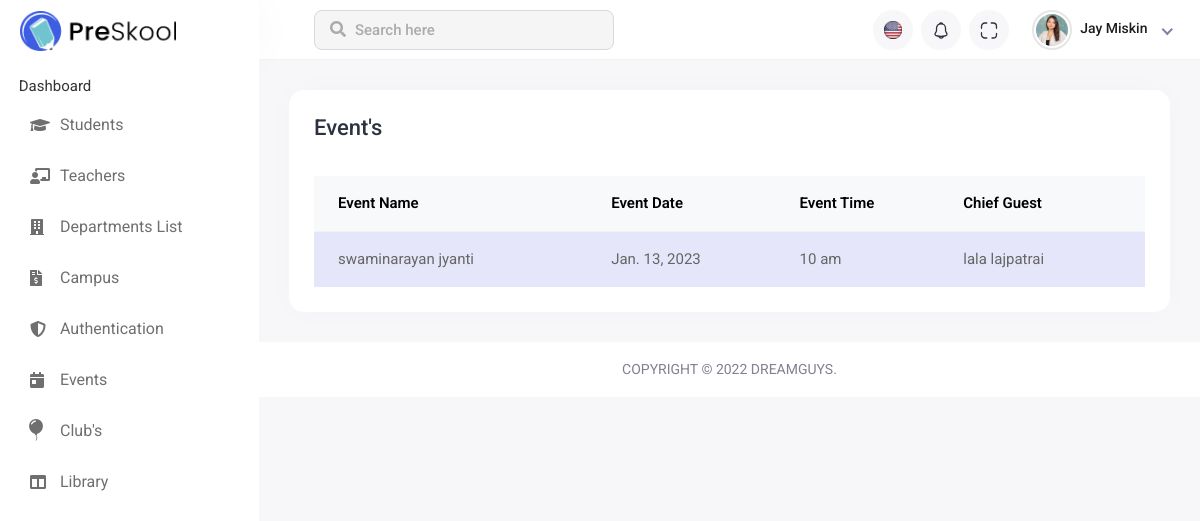
The page /event_page/ on the database as committed earlier.
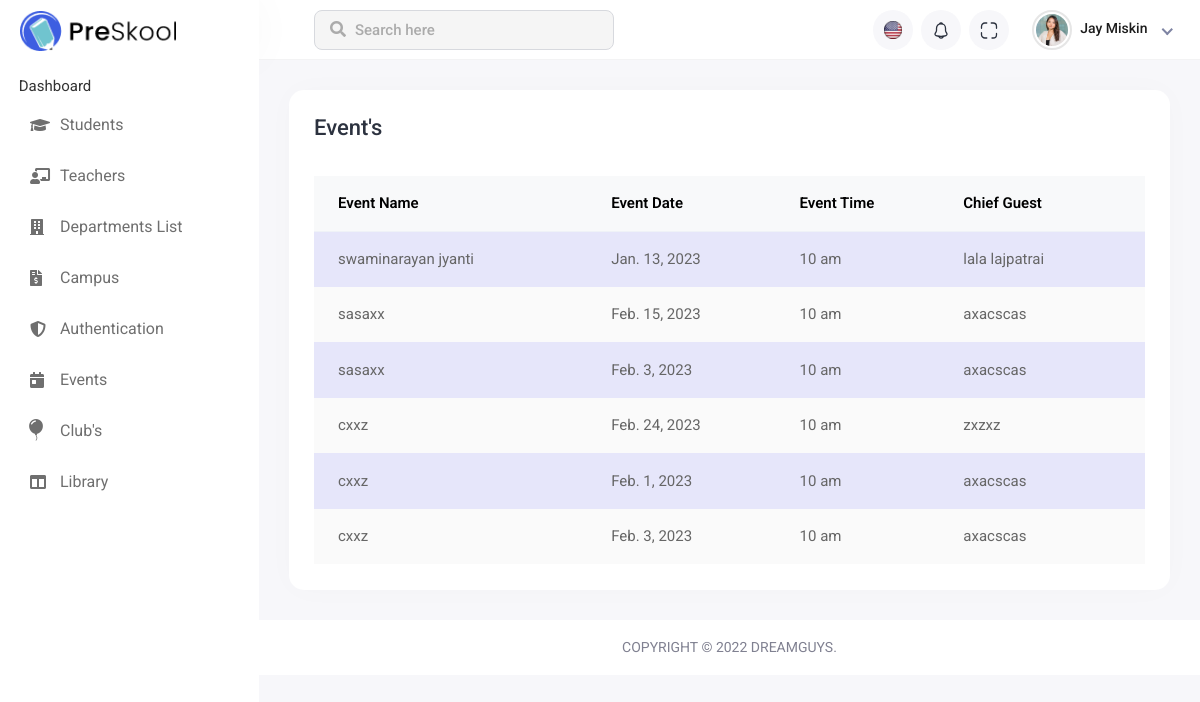
The same page on the database as committed later.
### institute_App/models.py (models this page shows, shortened)
class Common(models.Model):
    Master=models.ForeignKey(Master, on_delete=models.CASCADE)
    Name=models.CharField(max_length=50)
    DateOfBirth=models.DateField(default='2022-11-21')
    DateOfJoining=models.DateField(default='2022-11-21')
    Address=models.CharField(max_length=100)
    class Meta:
        db_table="common"

class Event(models.Model):
    Event_Name=models.CharField(max_length=40)
    Event_Date=models.DateField(default='2022-11-21')
    Event_Time=models.CharField(max_length=10)
    Chief_Guest=models.CharField(max_length=10)
    class Meta:
        db_table='event'

### institute_App/views.py (the view)
# urls.py: path('event_page/',event_page,name='event_page'),
def event_page(request):
    event_data(request) #load event data
    return render(request,'event_page.html', data)

### institute_App/views.py (called while the page is built)
def event_data(request):
    event = Event.objects.all()
    data['event'] = event

### institute_App/templates/event_page.html (shortened to what this page needs)
{% extends 'base.html' %}
{% load static %}
{% block main_content %}
<div class="main-wrapper">
    <div class="header">
        <div class="header-left">
            <a href="{% static 'index-2.html' %}" class="logo">
                <img src="{% static 'assets/img/logo.png' %}" alt="Logo">
            </a>
        </div>
        <div class="top-nav-search">
            <form>
                <input type="text" class="form-control" placeholder="Search here">
                <button class="btn" type="submit"><i class="fas fa-search"></i></button>
            </form>
        </div>
        <ul class="nav user-menu">
            <li class="nav-item dropdown noti-dropdown language-drop me-2">
                <a href="#" class="dropdown-toggle nav-link header-nav-list" data-bs-toggle="dropdown">
                    <img src="{% static 'assets/img/icons/header-icon-01.svg' %}" alt="">
                </a>
            </li>
            <li class="nav-item dropdown noti-dropdown me-2">
                <a href="#" class="dropdown-toggle nav-link header-nav-list" data-bs-toggle="dropdown">
                    <img src="{% static 'assets/img/icons/header-icon-05.svg' %}" alt="">
                </a>
            </li>
            <li class="nav-item zoom-screen me-2">
                <a href="#" class="nav-link header-nav-list win-maximize">
                    <img src="{% static 'assets/img/icons/header-icon-04.svg' %}" alt="">
                </a>
            </li>
            <li class="nav-item dropdown has-arrow new-user-menus">
                <a href="#" class="dropdown-toggle nav-link" data-bs-toggle="dropdown">
                    <span class="user-img">
                        <img class="rounded-circle" src="{% static 'assets/img/profiles/avatar-01.jpg' %}" width="31"
                            alt="Ryan Taylor">
                        <div class="user-text">
                            <h6>{{user_data.first_name}} {{user_data.last_name}}</h6>
                        </div>
                    </span>
                </a>
            </li>
        </ul>
    </div>
    <div class="sidebar" id="sidebar">
        <div class="sidebar-inner slimscroll">
            <div id="sidebar-menu" class="sidebar-menu">
                <ul>
                    <li class="submenu" >
                        <span> Dashboard </span>
                        </li>
                    <li class="submenu">
                        <a href="#"><i class="fas fa-graduation-cap"></i> <span> Students</span> </a>
                    </li>
                    <li class="submenu">
                        <a href="#"><i class="fas fa-chalkboard-teacher"></i> <span> Teachers</span> </a>
                    </li>
                    <li>
                        <a href="{% url 'department_page' %}"><i class="fas fa-building"></i> <span> Departments List</span></a>
                    </li>
                    <li>
                        <a href="{% url 'maintenance_page' %}"><i class="fas fa-file-invoice-dollar"></i> <span> Campus</span></a>
                    </li>
                    <li class="submenu">
                        <a href="#"><i class="fas fa-shield-alt"></i> <span>Authentication </span> </a>
                    </li>
                    <li>
                        <a href="{% url 'event_page' %}"><i class="fas fa-calendar-day"></i> <span>Events</span></a>
                    </li>
                    <li>
                        <a href="{% url 'club_page' %}"><i class="bi bi-balloon-fill" style="font-size: 22px; margin-left: -5px;"></i> <span style="padding-left: 5px;">Club's</span></a>
                    </li>
                    <li class="submenu">
                        <a href="#"><i class="fas fa-columns"></i> <span> Library </span> </a>
                    </li>
                </ul>
            </div>
        </div>
    </div>
    <div class="page-wrapper">
        <div class="content container-fluid">
            <div class="row">
                <div class="col-sm-12">
                    <div class="card card-table comman-shadow">
                        <div class="card-body">
                            <div class="page-header">
                                <div class="row align-items-center">
                                    <div class="col">
                                        <h3 class="page-title">Event's</h3>
                                    </div>
                                </div>
                            </div>
                            <div class="table-responsive">
                                <table
                                    class="table border-0 star-student table-hover table-center mb-0 datatable table-striped">
                                    <thead class="student-thread">
                                        <tr>
                                            <th>Event Name</th>
                                            <th>Event Date</th>
                                            <th>Event Time</th>
                                            <th>Chief Guest</th>
                                        </tr>
                                    </thead>
                                    <tbody>
                                        {% for S_data in event %}
                                        <tr>
                                            <td>{{S_data.Event_Name}}</td>
                                            <td>{{S_data.Event_Date}}</td>
                                            <td>{{S_data.Event_Time}}</td>
                                            <td>{{S_data.Chief_Guest}}</td>
                                        </tr>
                                        {% endfor %}
                                    </tbody>
                                </table>
                            </div>
                        </div>
                    </div>
                </div>
            </div>
        </div>
        <footer>
            <p>Copyright © 2022 Dreamguys.</p>
        </footer>
    </div>
</div>
{% endblock %}

### institute_App/templates/base.html (shortened to what this page needs)
<!DOCTYPE html>
<html lang="en">
{% load static %}
<head>
    <link rel="stylesheet" href="{%static 'assets/plugins/bootstrap/css/bootstrap.min.css' %}">
    <link rel="stylesheet" href="{%static 'assets/plugins/feather/feather.css' %}">
    <link rel="stylesheet" href="{%static 'assets/plugins/icons/flags/flags.css' %}">
    <link rel="stylesheet" href="{%static 'assets/plugins/fontawesome/css/fontawesome.min.css' %}">
    <link rel="stylesheet" href="{%static 'assets/plugins/fontawesome/css/all.min.css' %}">
    <link rel="stylesheet" href="{%static 'assets/css/style.css' %}">
    <link rel="stylesheet" href="https://cdn.jsdelivr.net/npm/bootstrap-icons@1.10.2/font/bootstrap-icons.css">
</head>
<body>
    {% block main_content %}
    {% endblock %}
</body>
</html>

### institute_App/templates/event_page.html (style rules this page uses)
.page-wrapper { min-height: 406px !important; }
.star-student.table-striped tbody tr:nth-of-type(odd) { background-color: lavender; }

Rows that differ between the two databases and show on the page:
added Event: Event_Name "sasaxx", Event_Date "Feb. 15, 2023", Event_Time "10 am", Chief_Guest "axacscas"
added Event: Event_Name "sasaxx", Event_Date "Feb. 3, 2023", Event_Time "10 am", Chief_Guest "axacscas"
added Event: Event_Name "cxxz", Event_Date "Feb. 24, 2023", Event_Time "10 am", Chief_Guest "zxzxz"
added Event: Event_Name "cxxz", Event_Date "Feb. 1, 2023", Event_Time "10 am", Chief_Guest "axacscas"
added Event: Event_Name "cxxz", Event_Date "Feb. 3, 2023", Event_Time "10 am", Chief_Guest "axacscas"
